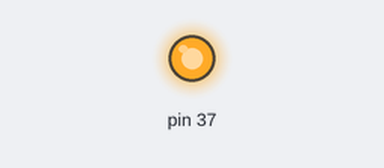
This program was run on a simulated Raspberry Pi (header pin numbers). Shown: output pins drawn as LEDs (lit = HIGH). What the program prints to the terminal is not drawn.

Above: at 0.1 s.
Timing chart, 0 to 1.6 s (numbered marks = the images above):
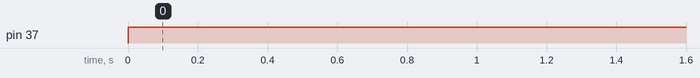

The program:

main.py
```python
import RPi.GPIO as GPIO

GPIO.setmode(GPIO.BOARD)
GPIO.setup(37, GPIO.OUT)
GPIO.output(37, GPIO.LOW)

print("Currently running main.py")
try:
    while 1:
        GPIO.output(37, GPIO.HIGH)
except KeyboardInterrupt:
    GPIO.cleanup()
```

Measured:
- by itself, pin 37: LOW → HIGH at 0.00 s
